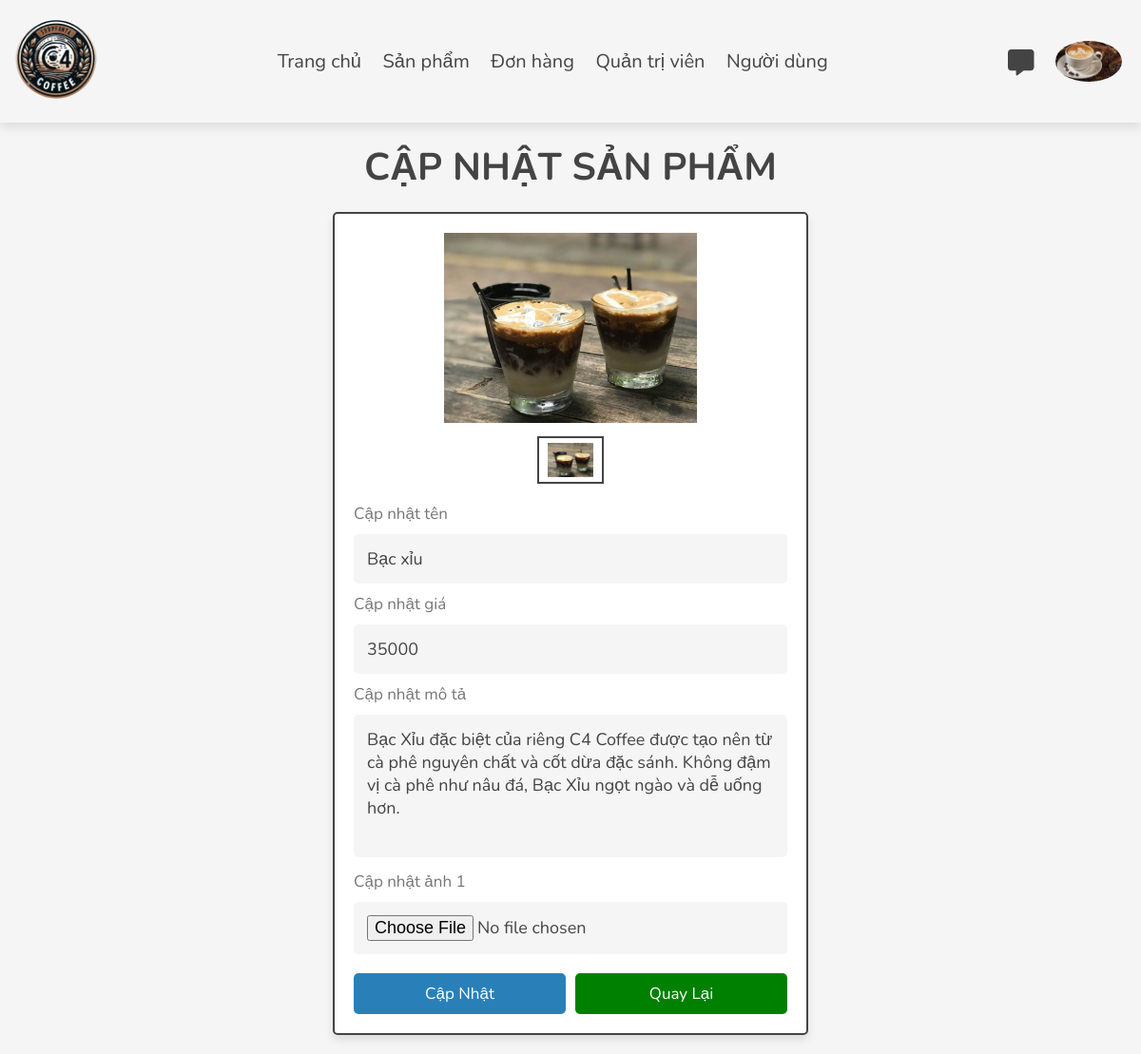
Page /admin/update_product.php?update=3 (signed in) on the committed database.
### tables this page shows
CREATE TABLE `products` (
  `id` int(100) NOT NULL,
  `name` varchar(100) NOT NULL,
  `details` varchar(500) NOT NULL,
  `price` int(10) NOT NULL,
  `image_01` varchar(100) NOT NULL
);

### admin/update_product.php (the view, shortened to what this page needs)
<?php
include '../components/connect.php';
?>
<!DOCTYPE html>
<html lang="en">
<head>
   <link rel="stylesheet" href="https://cdnjs.cloudflare.com/ajax/libs/font-awesome/6.1.1/css/all.min.css">
   <link rel="stylesheet" href="../css/admin_main.css">
</head>
<body>
<?php include '../components/admin_header.php'; ?>
<section class="update-product">
   <h1 class="heading">Cập nhật sản phẩm</h1>
   <?php
      $update_id = $_GET['update'];
      $select_products = $conn->prepare("SELECT * FROM `products` WHERE id = ?");
      $select_products->execute([$update_id]);
      if($select_products->rowCount() > 0){
         while($fetch_products = $select_products->fetch(PDO::FETCH_ASSOC)){
   ?>
   <form action="" method="post" enctype="multipart/form-data">
      <div class="image-container">
         <div class="main-image">
            <img src="../uploaded_img/<?= $fetch_products['image_01']; ?>" alt="">
         </div>
         <div class="sub-image">
            <img src="../uploaded_img/<?= $fetch_products['image_01']; ?>" alt="">
         </div>
      </div>
      <span>Cập nhật tên</span>
      <input type="text" name="name" required class="box" maxlength="100" placeholder="Nhập tên sản phẩm" value="<?= $fetch_products['name']; ?>">
      <span>Cập nhật giá</span>
      <input type="number" name="price" required class="box" min="0" max="9999999999" placeholder="Nhập giá" onkeypress="if(this.value.length == 10) return false;" value="<?= $fetch_products['price']; ?>">
      <span>Cập nhật mô tả</span>
      <textarea name="details" class="box" required cols="30" rows="10"><?= $fetch_products['details']; ?></textarea>
      <span>Cập nhật ảnh 1</span>
      <input type="file" name="image_01" accept="image/jpg, image/jpeg, image/png, image/webp" class="box">
      <div class="flex-btn">
         <input type="submit" name="update" class="btn" value="Cập nhật">
         <a href="products.php" class="option-btn">Quay lại</a>
      </div>
   </form>
   <?php
         }
      }else{
         echo '<p class="empty">Không tìm thấy sản phẩm!</p>';
      }
   ?>
</section>
</body>
</html>

### components/admin_header.php (shortened to what this page needs)
<?php
global $conn;
?>
<header class="header">
   <section class="flex">
      <a href="../admin/dashboard.php" class="logo"><img src="../image/bgrr.png" class="logo"></a>
      <nav class="navbar">
         <a href="../admin/dashboard.php">Trang chủ</a>
         <a href="../admin/products.php">Sản phẩm</a>
         <a href="../admin/placed_orders.php">Đơn hàng</a>
         <a href="../admin/admin_accounts.php">Quản trị viên</a>
         <a href="../admin/users_accounts.php">Người dùng</a>
      </nav>
      <div class="icons">
         <a href="../admin/messages.php"><i class="fas fa-message"></i></a>
         <?php
         $select_profile = $conn->prepare("SELECT * FROM `admins` WHERE id = ?");
         $select_profile->execute([$admin_id]);
         if ($select_profile->rowCount() > 0) {
            $fetch_profile = $select_profile->fetch(PDO::FETCH_ASSOC);
            ?>
            <img id="user-btn" class="fas fa-user" src="../uploaded_img/<?= $fetch_profile['image']; ?>" alt="">
            <?php
         } else {
            ?>
            <div id="user-btn" class="fas fa-user"></div>
            <?php
         }
         ?>
      </div>
   </section>
</header>

### css/admin_main.css (style rules this page uses)
:root { --main-color:#2980b9; --orange:#f39c12; --red:#e74c3c; --black:#444; --white:#fff; --light-color:#777; --light-bg:#f5f5f5; --border:.2rem solid var(--black); --box-shadow:0 .5rem 1rem rgba(0,0,0,.1); }
* { font-family: 'Nunito', sans-serif; margin:0; padding:0; box-sizing: border-box; outline: none; border:none; text-decoration: none; }
html { font-size: 62.5%; overflow-x: hidden; }
body { background-color: var(--light-bg); }
section { padding:2rem; max-width: 1200px; margin:0 auto; }
.heading { font-size: 4rem; color:var(--black); margin-bottom: 2rem; text-align: center; text-transform: uppercase; }
.btn, .delete-btn, .option-btn { display: block; width: 100%; margin-top: 1rem; border-radius: .5rem; padding:1rem 3rem; font-size: 1.7rem; text-transform: capitalize; color:var(--white); cursor: pointer; text-align: center; }
.option-btn { background-color: green; }
.btn { background-color: var(--main-color); }
.flex-btn { display: flex; gap:1rem; }
.header { position: sticky; top:0; left:0; right:0; background-color: var(--light-bg); box-shadow: var(--box-shadow); z-index: 1000; }
.header .flex { display: flex; align-items: center; justify-content: space-between; position: relative; }
.header .flex .logo { font-size: 2.5rem; color:var(--black); width: 120px; max-height: 100%; margin: -10px; }
.header .flex .navbar a { margin:0 1rem; font-size: 2rem; color:var(--black); }
.header .flex .icons>* { margin-left: 1.75rem; font-size: 2.75rem; cursor: pointer; color:var(--black); }
.header .flex .icons img { min-width: 10px; min-height: 10px; max-width: 70px; max-height: 50px; border-radius: 50%; margin-bottom: -10px; margin-left: 20px; }
.update-product form { background-color: var(--white); box-shadow: var(--box-shadow); border-radius: .5rem; border:var(--border); padding:2rem; max-width: 50rem; margin:0 auto; }
.update-product form .image-container { margin-bottom: 2rem; }
.update-product form .image-container .main-image img { height: 20rem; width: 100%; object-fit: contain; }
.update-product form .image-container .sub-image { display: flex; gap:1rem; justify-content: center; margin:1rem 0; }
.update-product form .image-container .sub-image img { height: 5rem; width: 7rem; object-fit: contain; padding:.5rem; border:var(--border); cursor: pointer; transition: .2s linear; }
.update-product form .box { width: 100%; border-radius: .5rem; padding:1.4rem; font-size: 1.8rem; color:var(--black); background-color: var(--light-bg); margin:1rem 0; }
.update-product form span { font-size: 1.7rem; color:var(--light-color); }
.update-product form textarea { height: 15rem; resize: none; }

### rows in the picture
products: image_01 (picture), name "Bạc xỉu", price "35000", details "Bạc Xỉu đặc biệt của riêng C4 Coffee được tạo nên từ cà phê nguyên chất và cốt dừa đặc sánh. Không đậm vị cà phê như nâu đá, Bạc Xỉu ngọt ngào và dễ uống hơn."
